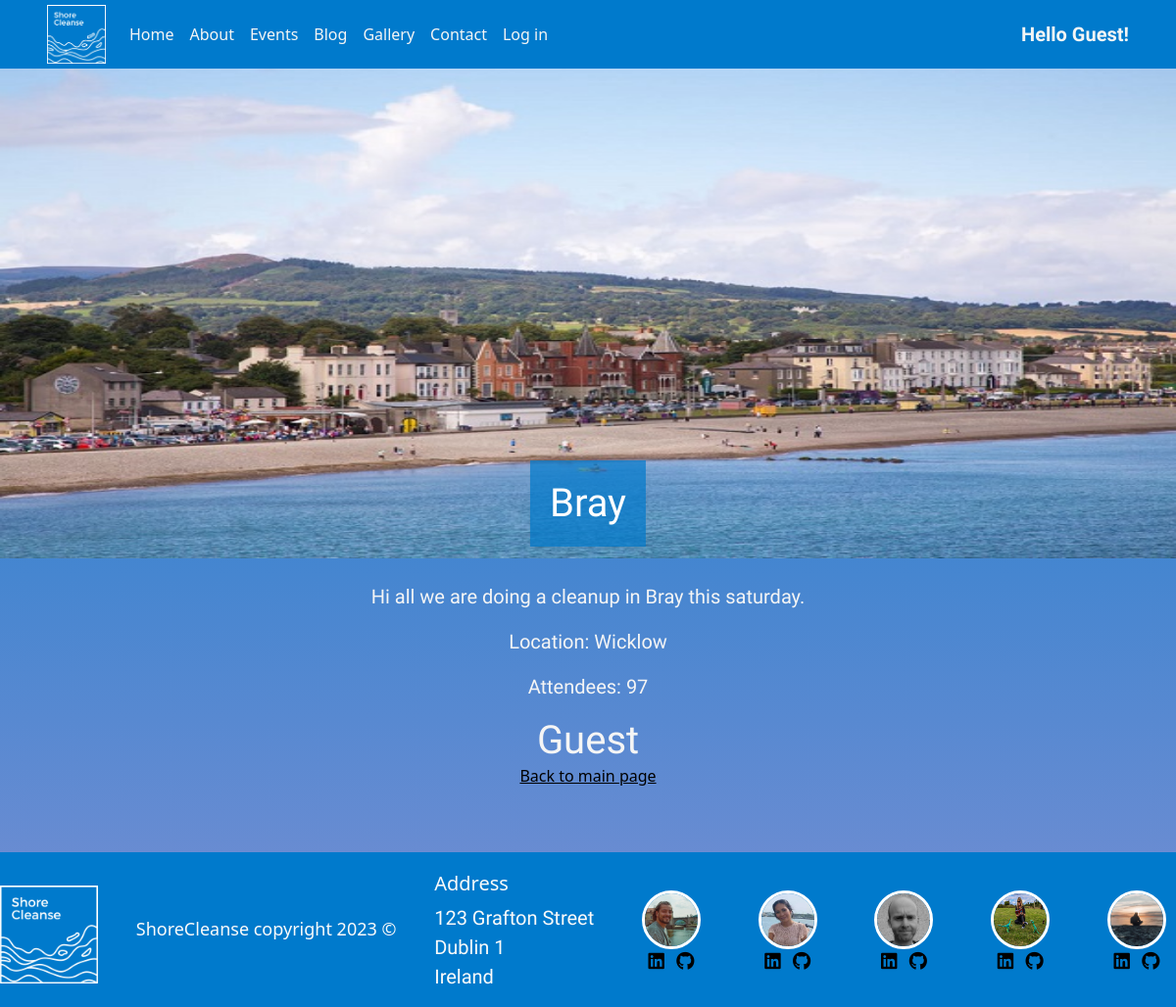
The page /view_event/6 on the database as committed earlier.
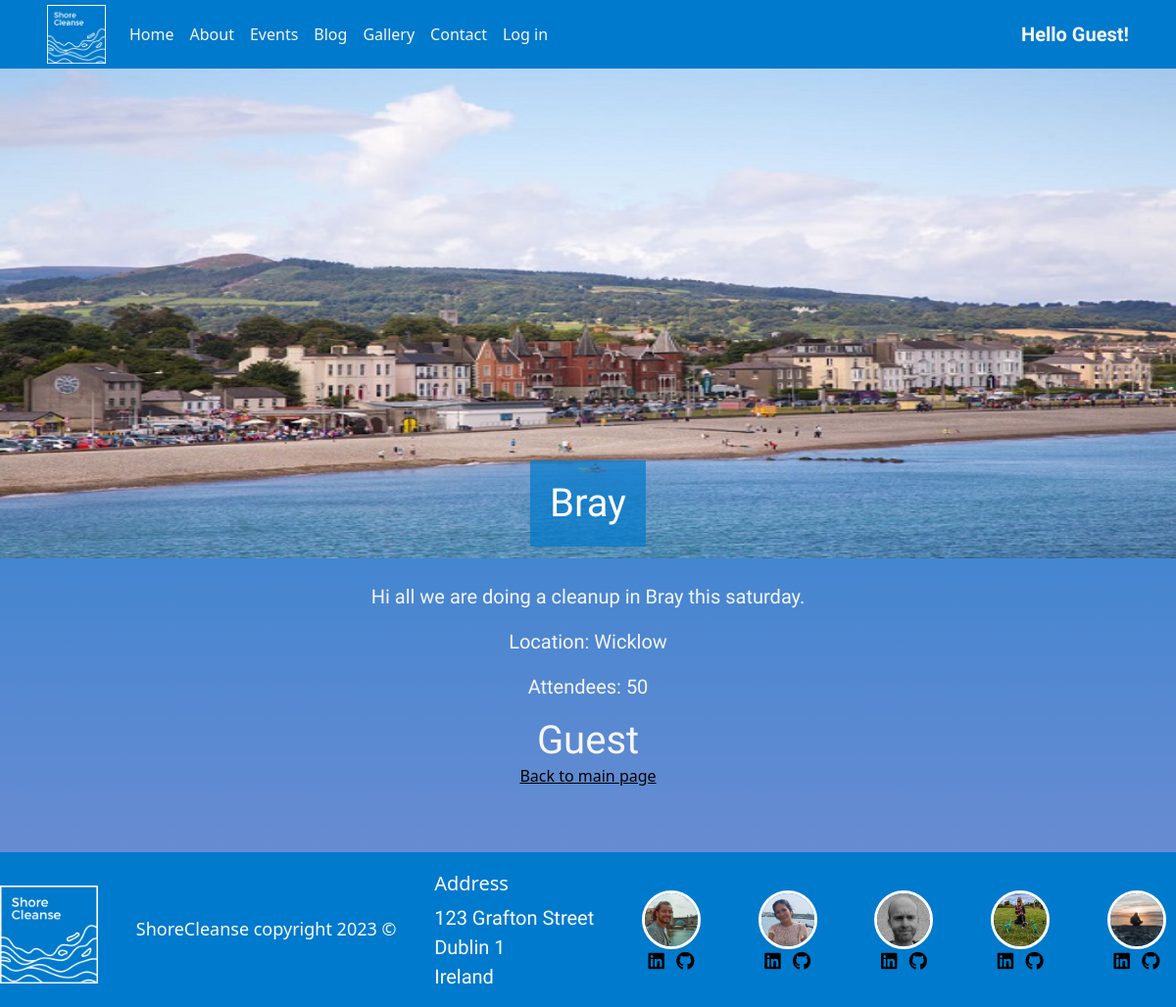
The same page on the database as committed later.
### Event/models.py (models this page shows, shortened)
class Event(models.Model):
    title = models.CharField(max_length=30)
    photo = models.ImageField(null=True, blank=True, upload_to="static/uploads/")
    notes = models.TextField(max_length=3000)
    time = models.DateField(null=True)
    location = models.CharField(max_length=50)
    attendees = models.IntegerField(blank=True, null=True)
    names = JSONField("names", default={"names": ["John", "Michael", "Gemma", "Sandra"]})

### Event/views.py (the view, shortened to what this page needs)
# urls.py: path('view_event/<id>', views.view_event, name='view_event'),
def view_event(request, id):
    event = Event.objects.get(id=id)
    username = request.user.username
    if len(username) == 0:
        username = 'guest'
    attendeeList = event.names
    if 'attending' in request.POST:
        attendeeList["names"].append(username)
        event.attendees += 1
        event.save()
    if username in attendeeList["names"]:
        signedUp = True
    else:
        signedUp = False
    return render(request, 'Event/view_event.html', {'event': event, 'signedUp': signedUp, 'username': username})

### Event/templates/Event/view_event.html (shortened to what this page needs)
{% extends 'base.html' %}
{% load static %}
{% block content %}
<div class="container-fluid event-style ">
    <h1 class=" event-title text-background-blue">{{ event.title }}</h1>
    <img class="events-image" src="{{ event.photo.url }}" alt="{{ event.title }}">
    <br>
    <p>{{ event.notes }}</p>
    <p>Location: {{ event.location }}</p>
    <p>Attendees: {{ event.attendees }}</p>
    {% if username == 'guest' %}
    <h1>Guest</h1>
    {% endif %}
    <a href="{% url 'index' %}">Back to main page</a>
</div>
{% endblock %}

### templates/base.html (shortened to what this page needs)
{% load static %}
<!DOCTYPE html>
<html lang="en">
<head>
    <link rel="stylesheet" href="https://cdn.jsdelivr.net/npm/bootstrap@5.2.3/dist/css/bootstrap.min.css"
>
    <link rel="stylesheet" href="{% static 'css/style.css' %}" />
</head>
<body>
    <nav class="navbar navbar-expand-lg navbar-light bg-light ">
        <div class="container-fluid bg-color px-5">
            <a class="navbar-brand" href="{% url 'index' %}"><img class="logo"
                    src="{% static 'uploads/logo.png' %}"></a>
            <div class="collapse navbar-collapse" id="navbarNavDropdown">
                <ul class="navbar-nav">
                    <li class="nav-item">
                        <a class="nav-link {% if request.path == '/' %}active{% endif %}" aria-current="page"
                            href="{% url 'index' %}">Home</a>
                    </li>
                    <li class="nav-item">
                        <a class="nav-link {% if request.path == '/about/' %}active{% endif %}"
                            href="{% url 'about' %}">About</a>
                    </li>
                    <li class="nav-item">
                        <a class="nav-link {% if request.path == '/all_events' %}active{% endif %}"
                            href="{% url 'all_events' %}">Events</a>
                    </li>
                    <li class="nav-item">
                        <a class="nav-link {% if request.path == '/blog/' %}active{% endif %}"
                            href="{% url 'all_posts' %}">Blog</a>
                    </li>
                    <li class="nav-item">
                        <a class="nav-link {% if request.path == '/gallery' %}active{% endif %}"
                            href="{% url 'gallery' %}">Gallery</a>
                    </li>
                    <li class="nav-item">
                        <a class="nav-link {% if request.path == '/contact/' %}active{% endif %}"
                            href="{% url 'contact' %}">Contact</a>
                    </li>
                    {% if request.user.is_authenticated %}
                    <li class="nav-item">
                        <a class="nav-link" href="{% url 'logout' %}">Log out</a>
                    </li>
                    {% else %}
                    <li class="nav-item">
                        <a class="nav-link" href="{% url 'login' %}">Log in</a>
                    </li>
                    {% endif %}
                </ul>
            </div>
            {% if request.user.is_authenticated %}
            <p class="user-name"><strong>Hello {{ request.user.username }}</strong></p>
            {% else %}
            <p class="user-name"><strong>Hello Guest!</strong></p>
            {% endif %}
        </div>
    </nav>
    {% block content %}
    {% endblock %}
    <footer class="container-fluid bg-color">
        <div class="row g-0">
            <div class="col-sm-12">
                <div class="developer-and-address-container">
                    <a href="{% url 'index' %}"><img class="logo logo-footer" src="{% static 'uploads/logo.png' %}"></a>
                    <div class="address">
                        <h5>Address</h5>
                        <p>
                            123 Grafton Street<br>
                            Dublin 1<br>
                            Ireland<br>
                        </p>
                    </div>
                    <div class="developer-images-container">
                        <div class="developer">
                            <img src="{% static 'uploads/kyle-image.jpg' %}" alt="Image of Kyle"
                                class="developer-image img-fluid rounded-circle">
                            <ul class="list-inline social-links">
                                <li class="list-inline-item footer-icon">
                                    <a target="_blank" href="https://www.linkedin.com/in/kyle-clow-43471b130/">
                                    </a>
                                </li>
                                <li class="list-inline-item footer-icon">
                                    <a target="_blank" href="https://github.com/KTC96">
                                    </a>
                                </li>
                            </ul>
                        </div>
                        <div class="developer">
                            <img src="{% static 'uploads/ayla-image.jpg' %}" alt="Image of Ayla"
                                class="developer-image img-fluid rounded-circle">
                            <ul class="list-inline social-links">
                                <li class="list-inline-item footer-icon">
                                    <a target="_blank" href="https://www.linkedin.com/in/ayla-mccarthy-a666565/">
                                    </a>
                                </li>
                                <li class="list-inline-item footer-icon">
                                    <a target="_blank" href="https://github.com/Aylamccarthy">
                                    </a>
                                </li>
                            </ul>
                        </div>
                        <div class="developer">
                            <img src="{% static 'uploads/andrew-image.jpeg' %}" alt="Image of Andrew"
                                class="developer-image img-fluid rounded-circle">
                            <ul class="list-inline social-links">
                                <li class="list-inline-item footer-icon">
                                    <a target="_blank" href="https://www.linkedin.com/in/andrew-dempsey-20ab40180/">
                                    </a>
                                </li>
                                <li class="list-inline-item footer-icon">
                                    <a target="_blank" href="https://github.com/andrewdempsey2018">
                                    </a>
                                </li>
                            </ul>
                        </div>
                        <div class="developer">
                            <img src="{% static 'uploads/kim-image.png' %}" alt="Image of Kim"
                                class="developer-image img-fluid rounded-circle">
                            <ul class="list-inline social-links">
                                <li class="list-inline-item footer-icon">
                                    <a target="_blank" href="https://www.linkedin.com/in/kimhanlon291354">
                                    </a>
                                </li>
                                <li class="list-inline-item footer-icon">
                                    <a target="_blank" href="https://github.com/kimatron">
                                    </a>
                                </li>
                            </ul>
                        </div>
                        <div class="developer">
                            <img src="{% static 'uploads/rinalds-image.jpeg' %}" alt="Image of Rinalds"
                                class="developer-image img-fluid rounded-circle">
                            <ul class="list-inline social-links">
                                <li class="list-inline-item footer-icon">
                                    <a target="_blank" href="https://www.linkedin.com/in/rinalds-zimelis/">
                                    </a>
                                </li>
                                <li class="list-inline-item footer-icon">
                                    <a target="_blank" href="https://github.com/rinalds98">
                                    </a>
                                </li>
                            </ul>
                        </div>
                    </div>
                </div>
            </div>
    </footer>
</body>
</html>

### static/css/style.css (style rules this page uses)
p { font-family: 'Source Sans 3', sans-serif; font-size: 20px; }
.logo { height: 60px; width: 60px; margin: 0; padding: 0; }
h1, h2, h3, h4 { font-family: 'Montserrat', sans-serif; margin: 0; }
body { color: whitesmoke; background-image: linear-gradient(#007ACC, #7B8FD3); }
.text-background-blue { background-color: rgba(0, 122, 204, 0.7); padding: 20px; color: white; }
:root { --bs-link-color: black; --bs-link-hover-color: whitesmoke; }
.bg-color { background-color: #007ACC; }
.navbar { --bs-navbar-color: whitesmoke; min-height: 100%; padding: 0; }
.user-name { margin: 0; }
footer { color: #fafafa; min-height: 80px; }
.footer-icon { font-size: 15px; }
.developer-image { height: 60px; width: 60px; }
.developer-and-address-container { display: flex; justify-content: space-between; align-items: center; text-align: center; flex-wrap: wrap; }
.address { text-align: left; margin-top: 20px; }
.developer-images-container { display: flex; align-items: center; display: none; }
.developer-image { border: solid 3px white; margin-top: 20px; }
.developer { text-align: center; margin: 10px; }
.logo-footer { margin-top: 10px; height: 100px; width: 100px; }
.event-style { display: flex; flex-direction: column; align-items: center; height: 100vh; }
.events-image { height: 500px; width: 100%; }
.container-fluid { padding: 0px; }
.event-title { position: absolute; top: 50%; left: 50%; transform: translate(-50%, -50%); z-index: 1; }
@media (min-width: 995px) { .developer-images-container { display: contents; } }

Rows that differ between the two databases and show on the page:
changed Event "Bray": attendees "97" → "50"
